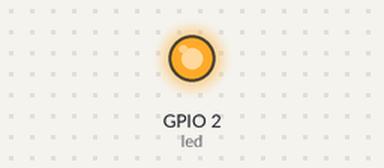
Simulated run of this sketch. Board: ESP32. On the bench: output pins drawn as LEDs (lit = HIGH). At 3.0 s the program puts the board to deep sleep or switches it off; the recording ends there.

Above: at 0.1 s.
At 1.1 s:
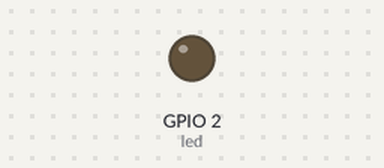
Timing chart, 0 to 2.6 s (numbered marks = the images above):
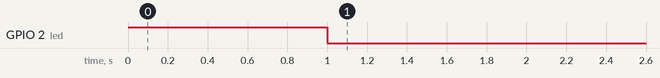

Measured:
- by itself, GPIO 2 (led): LOW → HIGH at 0.00 s, → LOW 1.0 s later

The sketch:

deep-sleep.ino
```cpp
const int led = 2;
void setup() {
  pinMode(led, OUTPUT);
  digitalWrite(led, 1);
  delay(1000);
  digitalWrite(led, 0);
  delay(2000);
  ESP.deepSleep(20e6); // 20e6 is 20 microseconds
}

void loop() {
}
```
